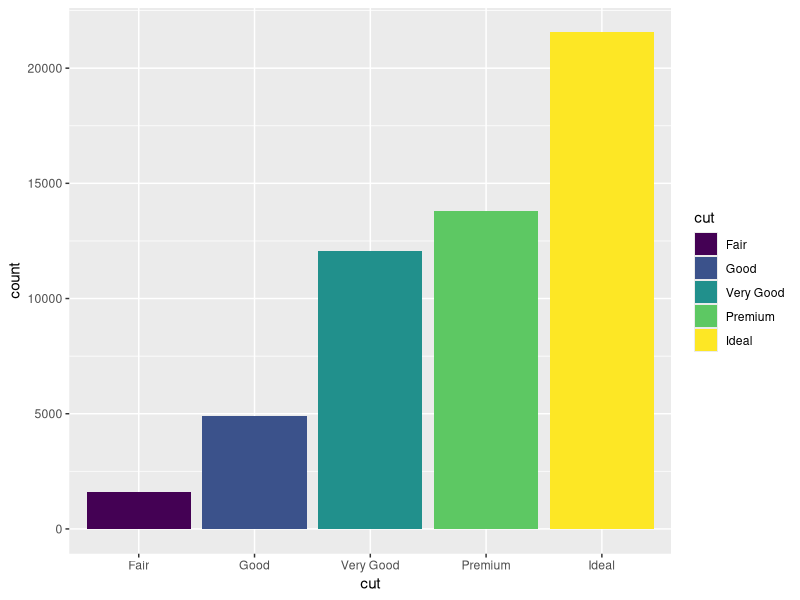
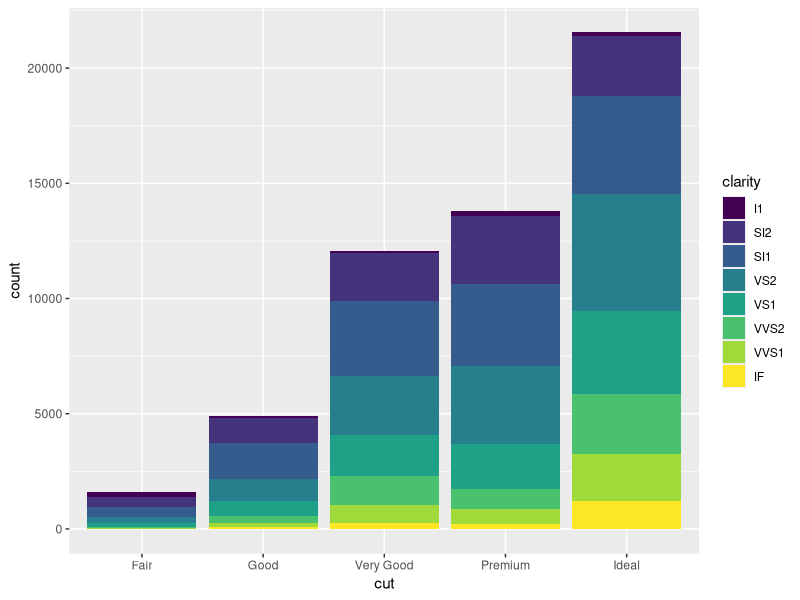
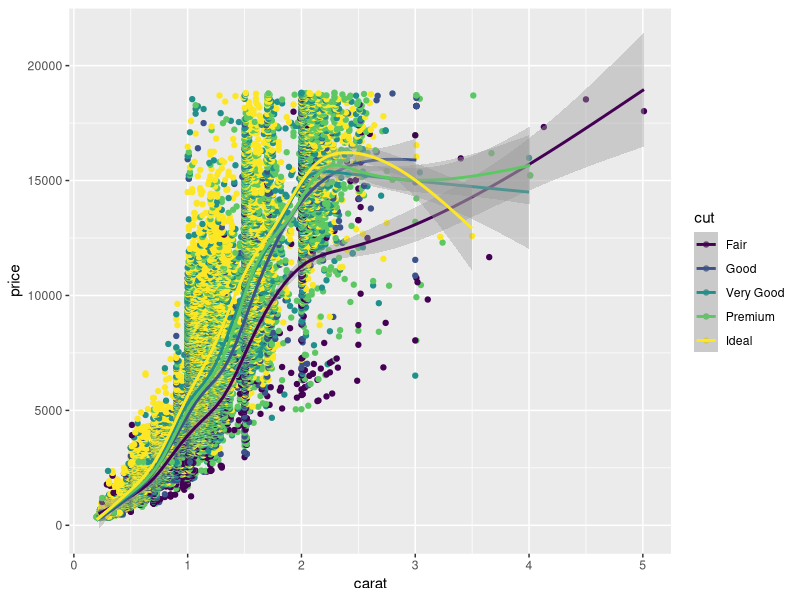

R code for these plots, in order:
setwd("~/R practice")
library(tidyverse)

#R practice with the 'diamonds' dataset. ggplot has 'diamonds' data set installed.
#So no need to load it. Just name it

View(diamonds)

#make it appear on the global environment

diamonds <- diamonds

#plot the variable 'cuts'

ggplot(data = diamonds) + geom_bar(mapping = aes(x = cut, fill= cut))
           
#now within the plotted variable 'cuts', introduce the variable 'clarity'. 
#The function 'fill' will fill the bars with this new variable.
           
ggplot(data = diamonds, mapping = aes(x = cut, fill= clarity)) + geom_bar()

#Adding scatterplot geom (layer1) and smoothing geom (layer2).
ggplot(diamonds, aes(x=carat, y=price, color=cut)) + geom_point() + geom_smooth() 
